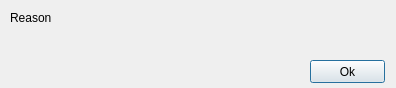
<?xml version="1.0" encoding="UTF-8"?>
<ui version="4.0">
 <class>connectionFailedDialog</class>
 <widget class="QDialog" name="connectionFailedDialog">
  <property name="windowModality">
   <enum>Qt::ApplicationModal</enum>
  </property>
  <property name="geometry">
   <rect>
    <x>0</x>
    <y>0</y>
    <width>396</width>
    <height>88</height>
   </rect>
  </property>
  <property name="windowTitle">
   <string>Connection Failed</string>
  </property>
  <property name="modal">
   <bool>true</bool>
  </property>
  <widget class="QLabel" name="labelConnectionFailed">
   <property name="geometry">
    <rect>
     <x>10</x>
     <y>10</y>
     <width>331</width>
     <height>16</height>
    </rect>
   </property>
   <property name="text">
    <string>Reason</string>
   </property>
  </widget>
  <widget class="QPushButton" name="okButton">
   <property name="geometry">
    <rect>
     <x>310</x>
     <y>60</y>
     <width>75</width>
     <height>23</height>
    </rect>
   </property>
   <property name="text">
    <string>Ok</string>
   </property>
  </widget>
 </widget>
 <resources/>
 <connections/>
</ui>
